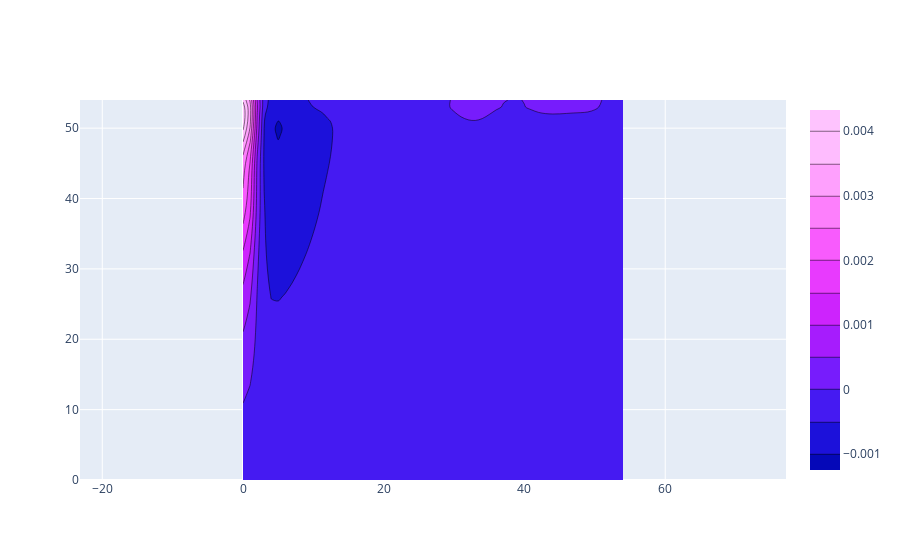

Notebook source saved alongside this figure:
### Code cell
#plot_heatmap(coef_array[1][45:100], colorscale='plotly3', origin='upper', title=None, plotly_params=contours)
#plot_heatmap(coef_array[1][45:100], colorscale='plotly3', origin='upper', title=None)

tmp = coef_array[1][45:100]
data = tmp[:, 0:55]

import plotly.graph_objects as go
#data = coef_array[1]
     
fig = go.Figure(data =
     go.Contour(z = data, colorscale='plotly3'))
fig.update_yaxes( scaleanchor = "x", scaleratio = 1, )
 
fig.show()
fig.write_image("/Users/simo/repos/TDA-for-Slugging/images/LogReg_Coeff_Slug.pdf")

### Figure 1 — Plotly figure (JSON) as saved in the notebook; plotly's stock layout.template omitted (floating-point values rounded to 4 significant figures; data arrays with more than 128 entries replaced by an {"elided": "..."} marker saying what was removed)
{"data": [{"colorscale": [[0, "#0508b8"], [0.08333, "#1910d8"], [0.1667, "#3c19f0"], [0.25, "#6b1cfb"], [0.3333, "#981cfd"], [0.4167, "#bf1cfd"], [0.5, "#dd2bfd"], [0.5833, "#f246fe"], [0.6667, "#fc67fd"], [0.75, "#fe88fc"], [0.8333, "#fea5fd"], [0.9167, "#febefe"], [1, "#fec3fe"]], "type": "contour", "z": {"elided": "55x55 float values"}}], "layout": {"yaxis": {"scaleanchor": "x", "scaleratio": 1}}}
